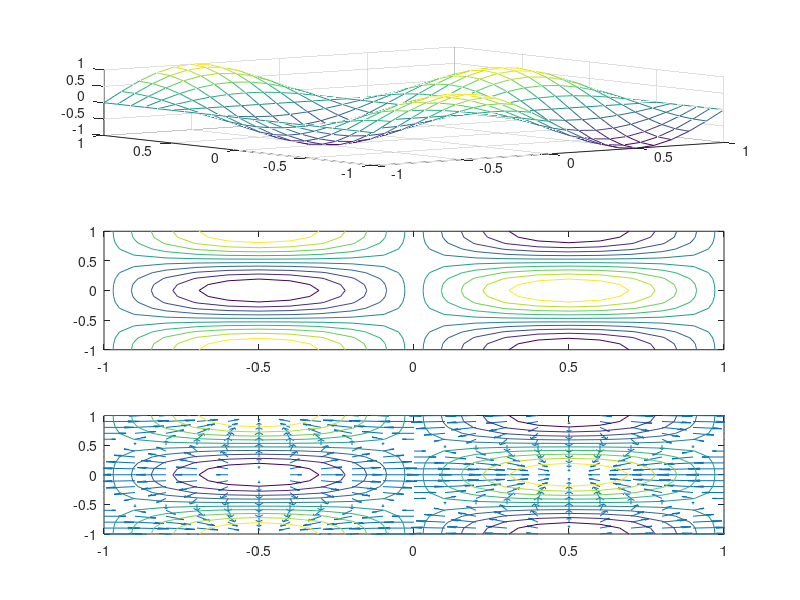

Write the MATLAB code that produced this figure.
%%%%%%%%%%%% 3.soru

clc
clear all

x = -1:0.1:1;
y = -1:0.1:1;

[X,Y]=meshgrid(x,y);

Z = sin(pi.*X).*cos(pi.*Y);

%mesh
figure(1)
subplot(3,1,1)
mesh(X,Y,Z)

%contour
subplot(3,1,2)
contour(X,Y,Z)


[px,py] = gradient(Z);

%vector alan
subplot(3,1,3)
quiver(X,Y,px,py)
hold on 
contour(X,Y,Z)

%%%%%%%%%%%%%%%%%%%%%%%%%%%%%%%%%%%%%